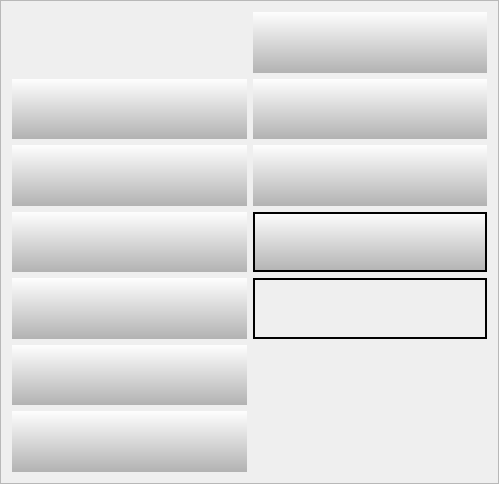
  <widget class="QFrame" name="CntSpare3">
   <property name="geometry">
    <rect>
     <x>1320</x>
     <y>870</y>
     <width>499</width>
     <height>484</height>
    </rect>
   </property>
   <property name="frameShape">
    <enum>QFrame::StyledPanel</enum>
   </property>
   <property name="frameShadow">
    <enum>QFrame::Raised</enum>
   </property>
   <layout class="QGridLayout" name="gridLayout">
    <item row="0" column="1">
     <widget class="QFrame" name="btnSpare28">
      <property name="styleSheet">
       <string notr="true">	background-color: qlineargradient(spread:reflect, x1:0, y1:0, x2:0, y2:1, stop:0 #fefefe, stop:1 #b2b2b2);</string>
      </property>
      <property name="frameShadow">
       <enum>QFrame::Raised</enum>
      </property>
     </widget>
    </item>
    <item row="1" column="0">
     <widget class="QFrame" name="btnSpare18">
      <property name="styleSheet">
       <string notr="true">	background-color: qlineargradient(spread:reflect, x1:0, y1:0, x2:0, y2:1, stop:0 #fefefe, stop:1 #b2b2b2);</string>
      </property>
      <property name="frameShadow">
       <enum>QFrame::Raised</enum>
      </property>
     </widget>
    </item>
    <item row="1" column="1">
     <widget class="QFrame" name="btnSpare29">
      <property name="styleSheet">
       <string notr="true">	background-color: qlineargradient(spread:reflect, x1:0, y1:0, x2:0, y2:1, stop:0 #fefefe, stop:1 #b2b2b2);</string>
      </property>
      <property name="frameShadow">
       <enum>QFrame::Raised</enum>
      </property>
     </widget>
    </item>
    <item row="2" column="0">
     <widget class="QFrame" name="btnSpare19">
      <property name="styleSheet">
       <string notr="true">	background-color: qlineargradient(spread:reflect, x1:0, y1:0, x2:0, y2:1, stop:0 #fefefe, stop:1 #b2b2b2);</string>
      </property>
      <property name="frameShadow">
       <enum>QFrame::Raised</enum>
      </property>
     </widget>
    </item>
    <item row="2" column="1">
     <widget class="QFrame" name="btnSpare30">
      <property name="styleSheet">
       <string notr="true">	background-color: qlineargradient(spread:reflect, x1:0, y1:0, x2:0, y2:1, stop:0 #fefefe, stop:1 #b2b2b2);</string>
      </property>
      <property name="frameShadow">
       <enum>QFrame::Raised</enum>
      </property>
     </widget>
    </item>
    <item row="3" column="0">
     <widget class="QFrame" name="btnSpare24">
      <property name="styleSheet">
       <string notr="true">	background-color: qlineargradient(spread:reflect, x1:0, y1:0, x2:0, y2:1, stop:0 #fefefe, stop:1 #b2b2b2);</string>
      </property>
      <property name="frameShadow">
       <enum>QFrame::Raised</enum>
      </property>
     </widget>
    </item>
    <item row="4" column="0">
     <widget class="QFrame" name="btnSpare25">
      <property name="styleSheet">
       <string notr="true">	background-color: qlineargradient(spread:reflect, x1:0, y1:0, x2:0, y2:1, stop:0 #fefefe, stop:1 #b2b2b2);</string>
      </property>
      <property name="frameShadow">
       <enum>QFrame::Raised</enum>
      </property>
     </widget>
    </item>
    <item row="5" column="0">
     <widget class="QFrame" name="btnSpare26">
      <property name="styleSheet">
       <string notr="true">	background-color: qlineargradient(spread:reflect, x1:0, y1:0, x2:0, y2:1, stop:0 #fefefe, stop:1 #b2b2b2);</string>
      </property>
      <property name="frameShadow">
       <enum>QFrame::Raised</enum>
      </property>
     </widget>
    </item>
    <item row="6" column="0">
     <widget class="QFrame" name="btnSpare27">
      <property name="styleSheet">
       <string notr="true">	background-color: qlineargradient(spread:reflect, x1:0, y1:0, x2:0, y2:1, stop:0 #fefefe, stop:1 #b2b2b2);</string>
      </property>
      <property name="frameShadow">
       <enum>QFrame::Raised</enum>
      </property>
     </widget>
    </item>
    <item row="3" column="1">
     <widget class="QFrame" name="btnSpare21">
      <property name="styleSheet">
       <string notr="true">	background-color: qlineargradient(spread:reflect, x1:0, y1:0, x2:0, y2:1, stop:0 #fefefe, stop:1 #b2b2b2);</string>
      </property>
      <property name="frameShape">
       <enum>QFrame::Box</enum>
      </property>
      <property name="frameShadow">
       <enum>QFrame::Plain</enum>
      </property>
      <property name="lineWidth">
       <number>2</number>
      </property>
     </widget>
    </item>
    <item row="4" column="1">
     <widget class="QFrame" name="btnSpare23">
      <property name="styleSheet">
       <string notr="true"/>
      </property>
      <property name="frameShape">
       <enum>QFrame::Box</enum>
      </property>
      <property name="frameShadow">
       <enum>QFrame::Plain</enum>
      </property>
      <property name="lineWidth">
       <number>2</number>
      </property>
     </widget>
    </item>
   </layout>
  </widget>
